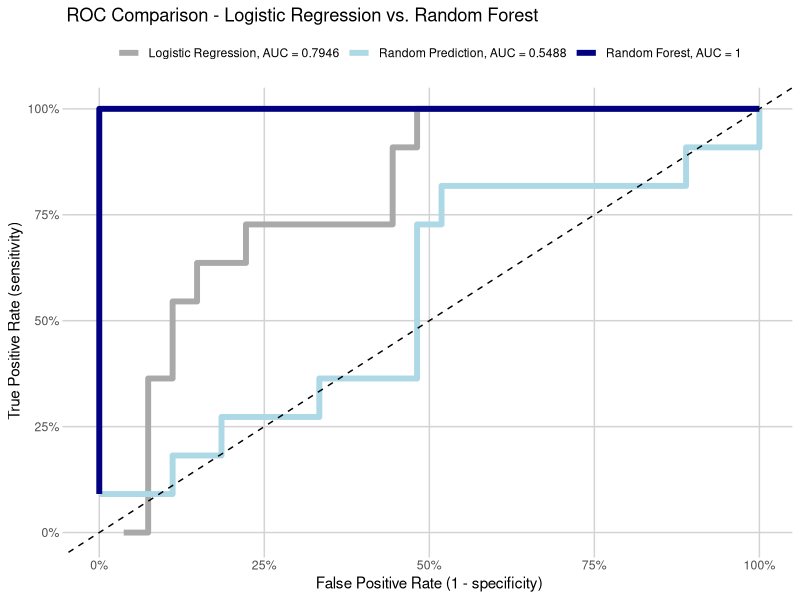

This chart was generated by the following R code:
## ---- chunk 1
library(ggplot2)
library(reshape2)
library(randomForest)
library(pROC)
library(scales)
library(knitr)

set.seed(8675309)

data("iris")
iris$versicolor <- ifelse(iris$Species == "versicolor", TRUE, FALSE)

train_set <- sample(1:nrow(iris), round(nrow(iris) * 0.75, 0))

train <- iris[train_set, ]
test <- iris[-train_set, ]

log_reg <- glm(factor(versicolor) ~ Sepal.Length + Sepal.Width + Petal.Length + 
                   Petal.Width, family = "binomial", data = train)
rand_for <- randomForest(factor(versicolor) ~ Sepal.Length + Sepal.Width + 
                             Petal.Length + Petal.Width, data = train,
                         ntree = 5000, importance = TRUE)

test$pred_log <- predict(log_reg, test[, c("Sepal.Length", "Sepal.Width", 
                                           "Petal.Length", "Petal.Width")], 
                         type = "response")
test$pred_rf_mat <- predict(rand_for, test[, c("Sepal.Length", "Sepal.Width", 
                                           "Petal.Length", "Petal.Width")], 
                        type = "prob")

test$pred_rf <- test$pred_rf_mat[, 2]

test$pred_rand <- runif(nrow(test))

test_dat <- melt(test, id.vars = "versicolor", 
                    measure.vars = c("pred_log", "pred_rf", "pred_rand"))

rf_tab <- test_dat[test_dat$variable == "pred_log", ]
rf_tab <- rf_tab[order(rf_tab$value, decreasing = TRUE), ]
rf_tab$variable <- NULL
names(rf_tab) <- c("Actual", "Predicted")

kable(head(rf_tab), row.names = FALSE, digits = 4)
## ---- chunk 2
rf_tab$order <- 1:nrow(rf_tab)
cut <- 1

tn <- nrow(rf_tab[rf_tab$Actual == FALSE & 
                       ifelse(rf_tab$order <= cut, 1, 0) == 0, ])
fn <- nrow(rf_tab[rf_tab$Actual == TRUE & 
                                ifelse(rf_tab$order <= cut, 1, 0) == 0, ])
tp <- nrow(rf_tab[rf_tab$Actual == TRUE & 
                                ifelse(rf_tab$order <= cut, 1, 0) == 1, ])
fp <- nrow(rf_tab[rf_tab$Actual == FALSE & 
                                ifelse(rf_tab$order <= cut, 1, 0) == 1, ])
        
sensitivity <- tp / (tp + fn)
specificity <- tn / (fp + tn)
        
tpr <- sensitivity
fpr <- 1 - specificity

tmp <- data.frame(Iteration = cut,
                  TPR = tpr,
                  FPR = fpr,
                  Sensitivity = sensitivity,
                  Specificity = specificity,
                  `True Positive` = tp,
                  `False Positive` = fp,
                  `True Negative` = tn,
                  `False Negative` = fn)

kable(tmp, row.names = FALSE, digits = 4)
## ---- chunk 3
roc_dat <- data.frame()

for(predictor in unique(test_dat$variable)){
    sub_dat <- test_dat[test_dat$variable == predictor, ]
    sub_dat <- sub_dat[order(sub_dat$value, decreasing = TRUE), ]
    sub_dat$order <- 1:nrow(sub_dat)
    
    for(cut in 1:nrow(sub_dat)) {
        tn <- nrow(sub_dat[sub_dat$versicolor == FALSE & 
                                ifelse(sub_dat$order <= cut, 1, 0) == 0, ])
        fn <- nrow(sub_dat[sub_dat$versicolor == TRUE & 
                                ifelse(sub_dat$order <= cut, 1, 0) == 0, ])
        tp <- nrow(sub_dat[sub_dat$versicolor == TRUE & 
                                ifelse(sub_dat$order <= cut, 1, 0) == 1, ])
        fp <- nrow(sub_dat[sub_dat$versicolor == FALSE & 
                                ifelse(sub_dat$order <= cut, 1, 0) == 1, ])
        
        sensitivity <- tp / (tp + fn)
        specificity <- tn / (fp + tn)
        
        tpr <- sensitivity
        fpr <- 1 - specificity
        
        act <- sub_dat$versicolor[sub_dat$order == cut]
        pred <- sub_dat$value[sub_dat$order == cut]
        
        tmp_dat <- data.frame(actual = act,
                              prediction = pred,
                              model = predictor, 
                              cut_point = cut,
                              true_pos_rate = tpr,
                              false_pos_rate = fpr,
                              sensitivity = sensitivity,
                              specificity = specificity,
                              true_neg = tn,
                              true_pos = tp,
                              false_neg = fn,
                              false_pos = fp)
        
        roc_dat <- rbind(roc_dat, tmp_dat)
    }
}

disp_tab <- roc_dat[1:6, ]
disp_tab$model <- "Logistic Regression"
names(disp_tab) <- c("Actual Outcome", "Predicted Outcome", "Model", "Rank",
                     "True Positive Rate", "False Positive Rate", "Sensitivity",
                     "Specificity", "True Negative", "True Positive", 
                     "False Negative", "False Positive")

kable(disp_tab, row.names = FALSE, digits = 4)
## ---- chunk 4
roc_dat_log <- roc(test_dat$versicolor[test_dat$variable == "pred_log"], 
                   test_dat$value[test_dat$variable == "pred_log"])

roc_dat_rf <- roc(test_dat$versicolor[test_dat$variable == "pred_rf"], 
                  test_dat$value[test_dat$variable == "pred_rf"])

roc_dat_rand <- roc(test_dat$versicolor[test_dat$variable == "pred_rand"], 
                    test_dat$value[test_dat$variable == "pred_rand"])

ggplot(roc_dat, aes(x = false_pos_rate, y = true_pos_rate, group = model, 
                    color = model)) + 
    geom_line(size = 2) + 
    geom_abline(intercept = 0, slope = 1, linetype = "dashed") + 
    scale_color_manual(values = c("dark gray", "light blue", "navy"),
                       labels = c(paste0("Logistic Regression, AUC = ",
                                         round(as.numeric(roc_dat_log$auc), 4)),
                                  paste0("Random Prediction, AUC = ",
                                         round(as.numeric(roc_dat_rand$auc), 4)),
                                  paste0("Random Forest, AUC = ",
                                         round(as.numeric(roc_dat_rf$auc), 4)))) + 
    theme(panel.background = element_blank(), 
          panel.grid.major = element_line("light gray"), 
          axis.ticks = element_line("light gray"), 
          legend.position = "top", legend.title = element_blank()) + 
    scale_y_continuous(labels = percent_format()) + 
    scale_x_continuous(labels = percent_format()) + 
    ggtitle("ROC Comparison - Logistic Regression vs. Random Forest") + 
    xlab("False Positive Rate (1 - specificity)") +
    ylab("True Positive Rate (sensitivity)")

